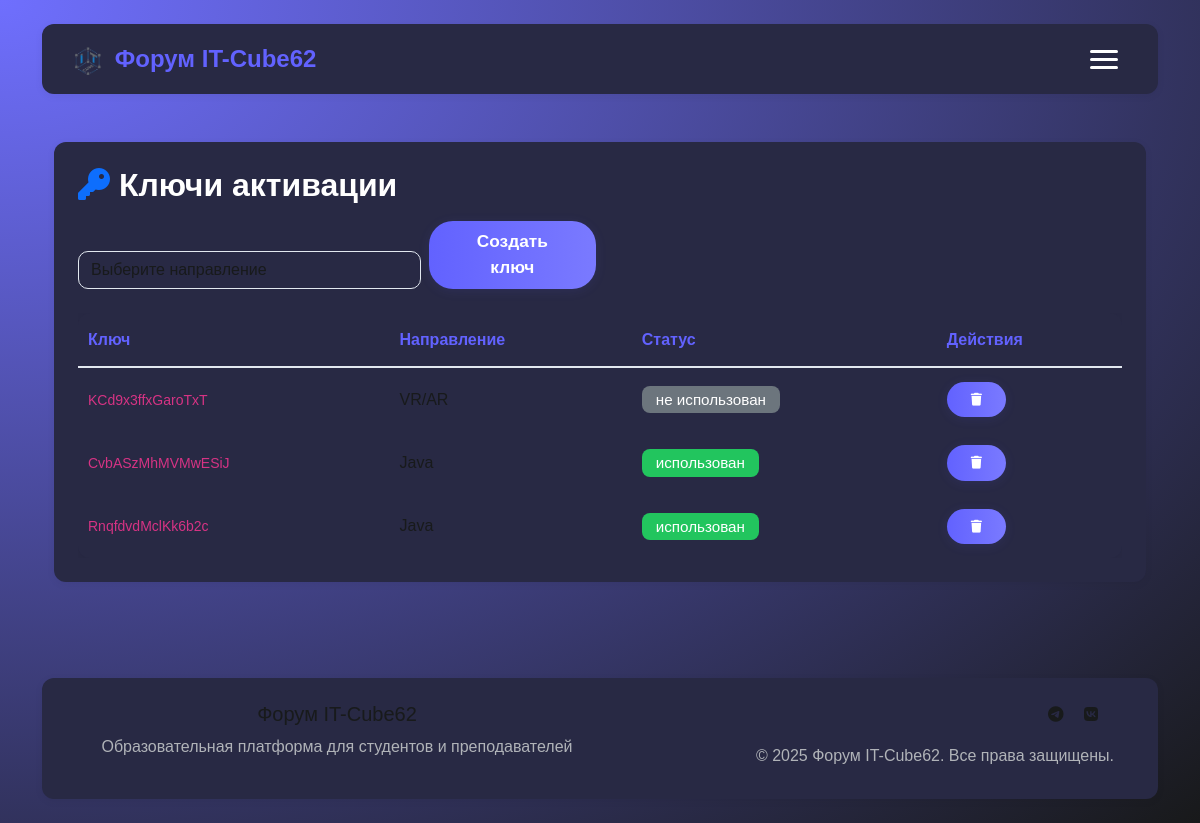
/admin/activation-keys (signed in), run on the app's committed database.
### tables this page shows
CREATE TABLE activation_keys (
            id INTEGER PRIMARY KEY AUTOINCREMENT,
            key TEXT UNIQUE NOT NULL,
            direction TEXT NOT NULL,
            role TEXT NOT NULL DEFAULT 'student',
            key_type TEXT NOT NULL DEFAULT 'permanent',
            is_used INTEGER DEFAULT 0,
            created_at TIMESTAMP DEFAULT CURRENT_TIMESTAMP,
            used_by_user_id INTEGER,
            used_at TIMESTAMP,
            first_name TEXT,
            last_name TEXT,
            expires_at TIMESTAMP,
            FOREIGN KEY (used_by_user_id) REFERENCES users (id)
        );

### web/app.py (the view, shortened to what this page needs)
@app.route('/admin/activation-keys', methods=['GET', 'POST'])
@login_required
@admin_required
def activation_keys_panel():
    directions = load_directions()
    message = None
    keys = get_all_activation_keys()
    return render_template('activation_keys.html', directions=directions, keys=keys, message=message)

### database.py (called while the page is built)
def get_db_connection():
    conn = sqlite3.connect(DB_PATH)
    conn.row_factory = sqlite3.Row
    return conn

def get_user_by_id(user_id):
    conn = get_db_connection()
    c = conn.cursor()
    user = c.execute('SELECT * FROM users WHERE id = ?', (user_id,)).fetchone()
    conn.close()
    return user

def get_all_activation_keys():
    conn = get_db_connection()
    c = conn.cursor()
    keys = c.execute('SELECT * FROM activation_keys ORDER BY created_at DESC').fetchall()
    conn.close()
    return keys

def get_maintenance_mode():
    conn = get_db_connection()
    c = conn.cursor()
    try:
        c.execute('SELECT value FROM settings WHERE key = "maintenance_mode"')
        result = c.fetchone()
        return bool(result and result['value'] == 'true')
    except sqlite3.Error:
        return False
    finally:
        conn.close()

### web/app.py (called while the page is built, shortened)
@app.context_processor
def inject_now():
    return {'now': datetime.now()}

@app.context_processor
def inject_user():
    user = None
    if 'user_id' in session:
        user = get_user_by_id(session['user_id'])
    from flask import request
    return dict(user=user, active_page=request.endpoint)

def login_required(f):
    @wraps(f)
    def decorated_function(*args, **kwargs):
        if 'user_id' not in session:
            flash('Пожалуйста, войдите в систему', 'warning')
            return redirect(url_for('login'))
        return f(*args, **kwargs)
    return decorated_function

def admin_required(f):
    @wraps(f)
    def decorated_function(*args, **kwargs):
        if 'user_id' not in session or session.get('role') != 'admin':
            flash('У вас нет доступа к этой странице', 'error')
            return redirect(url_for('home'))
        return f(*args, **kwargs)
    return decorated_function

@app.context_processor
def inject_maintenance_mode():
    from database import get_maintenance_mode
    return {'maintenance_mode': get_maintenance_mode()}

def load_directions():
    if os.path.exists(DIRECTIONS_PATH):
        with open(DIRECTIONS_PATH, 'r', encoding='utf-8') as f:
            return json.load(f)
    return {}

@app.before_request
def before_request():
    if request.endpoint and (
        request.endpoint.startswith('static') or
        request.endpoint == 'browser_check' or
        request.endpoint == 'handle_browser_info'
    ):
        return
    if 'user_id' in session and session.get('role') == 'admin':
        return

### web/templates/activation_keys.html (shortened to what this page needs)
{% extends "base.html" %}
{% block content %}
<div class="container py-4 animate-fadein">
  <div class="topic-card mb-4">
    <h2 class="fw-bold mb-3"><i class="fa-solid fa-key text-primary"></i> Ключи активации</h2>
    <form method="post" class="row g-2 align-items-end mb-4">
      <div class="col-md-4">
        <select name="direction" class="form-select" required>
          <option value="">Выберите направление</option>
        </select>
      </div>
      <div class="col-md-2">
        <button type="submit" class="btn btn-primary w-100">Создать ключ</button>
      </div>
    </form>
    <div class="table-responsive">
      <table class="table table-hover align-middle">
        <thead>
          <tr>
            <th>Ключ</th>
            <th>Направление</th>
            <th>Статус</th>
            <th>Действия</th>
          </tr>
        </thead>
        <tbody>
          {% for k in keys %}
          <tr>
            <td><code>{{ k.key }}</code></td>
            <td>{{ k.direction }}</td>
            <td>{% if k.is_used %}<span class="badge bg-success">использован</span>{% else %}<span class="badge bg-secondary">не использован</span>{% endif %}</td>
            <td>
              <form method="post" action="{{ url_for('delete_activation_key', key_id=k.id) }}" style="display:inline-block;" onsubmit="return confirm('Удалить ключ?');">
                <button class="btn btn-sm btn-danger" title="Удалить"><i class="fa-solid fa-trash"></i></button>
              </form>
            </td>
          </tr>
          {% endfor %}
        </tbody>
      </table>
    </div>
  </div>
</div>
{% endblock %}

### web/static/custom.css (style rules this page uses)
:root { --primary-color: #6262ff; --primary-hover: #4a4ac7; --text-color: #181a1b; --text-muted: #444a50; --bg-color: #f4f6fa; --card-bg: #282944; --border-radius: 12px; --shadow: 0 2px 8px rgba(0,0,0,0.06); --shadow-hover: 0 4px 16px rgba(98,98,255,0.10); --bg-main: #18191a; --bg-card: #23272b; --text-main: #f5f6fa; --text-muted: #b0b3b8; --border-main: #343a40; }
body { background: radial-gradient(ellipse at top left, rgb(111,111,254) 0%, #18191a 100%) !important; min-height: 100vh; color: #fff; line-height: 1.6; }
.topic-card { background: var(--card-bg); border-radius: var(--border-radius); box-shadow: var(--shadow); padding: 24px; margin-bottom: 18px; transition: all 0.2s ease; }
.btn { border-radius: 8px; font-weight: 500; padding: 8px 16px; transition: all 0.2s; }
.btn-primary { background: linear-gradient(90deg, #6262ff 0%, #7a7aff 100%) !important; border: none; color: #fff; }
.badge { padding: 6px 12px; border-radius: 6px; font-weight: 500; }
.animate-fadein { animation: fadein 0.7s; }
.table { background: var(--card-bg); border-radius: var(--border-radius); box-shadow: var(--shadow); overflow: hidden; margin-bottom: 0; }
.table th, .table td { border: none; vertical-align: middle; background: transparent; color: var(--text-color); font-size: 1rem; padding: 14px 10px; }
.table thead th { background: var(--card-bg); color: var(--primary-color); font-weight: 600; border-bottom: 2px solid #e2e8f0; }
.form-control, .form-select { border-radius: 10px; border: 1px solid #e2e8f0; background: var(--card-bg); color: var(--text-color); font-weight: 500; box-shadow: none; transition: border 0.2s, box-shadow 0.2s; }
.btn-sm { padding: 4px 8px !important; font-size: 0.8rem !important; min-width: auto !important; }
.btn-danger { border-radius: 10px; font-weight: 600; background: #e74c3c; border: none; color: #fff; box-shadow: 0 2px 8px rgba(231,76,60,0.08); }
.badge { border-radius: 8px; font-size: 0.95em; font-weight: 500; padding: 6px 14px; }
.badge.bg-success { background: #22c55e !important; color: #fff !important; }
.badge.bg-secondary { background: #6c757d !important; color: #fff !important; }
.card, .topic-card, .profile-card, .footer, .direction-list, .modal-content { background: var(--card-bg) !important; }
html, body, *:not(.fa):not(.fas):not(.far):not(.fal):not(.fab):not([class*="fa-"]):not(.bi):not([class*="bi-"]):not(svg):not(path) { font-family: 'Unbounded', sans-serif !important; }
input:not(.fa):not(.fas):not(.far):not(.fal):not(.fab):not([class*="fa-"]):not(.bi):not([class*="bi-"]), textarea:not(.fa):not(.fas):not(.far):not(.fal):not(.fab):not([class*="fa-"]):not(.bi):not([class*="bi-"]), select:not(.fa):not(.fas):not(.far):not(.fal):not(.fab):not([class*="fa-"]):not(.bi):not([class*="bi-"]), option:not(.fa):not(.fas):not(.far):not(.fal):not(.fab):not([class*="fa-"]):not(.bi):not([class*="bi-"]), button:not(.fa):not(.fas):not(.far):not(.fal):not(.fab):not([class*="fa-"]):not(.bi):not([class*="bi-"]), label:not(.fa):not(.fas):not(.far):not(.fal):not(.fab):not([class*="fa-"]):not(.bi):not([class*="bi-"]) { font-family: 'Unbounded', sans-serif !important; }
.fa, .fas, .far, .fal, .fab, [class*="fa-"] { font-family: 'Font Awesome 6 Free' !important; }
.btn, .btn-primary { font-family: 'Unbounded', 'Inter', Arial, sans-serif !important; font-weight: 700; font-size: 1.08em; border-radius: 24px !important; padding: 8px 24px !important; min-width: 120px; background: linear-gradient(90deg, #6262ff 0%, #7a7aff 100%) !important; color: #fff !important; border: none !important; box-shadow: 0 2px 12px rgba(98,98,255,0.10); transition: background 0.2s, box-shadow 0.2s, transform 0.1s; cursor: pointer; display: inline-block; }
* { scrollbar-width: thin; scrollbar-color: #282944 #282944; }

### data on the page
activation_keys: key "KCd9x3ffxGaroTxT", is_used "не использован"
activation_keys: key "CvbASzMhMVMwESiJ", is_used "использован"
activation_keys: key "RnqfdvdMclKk6b2c", is_used "использован"
